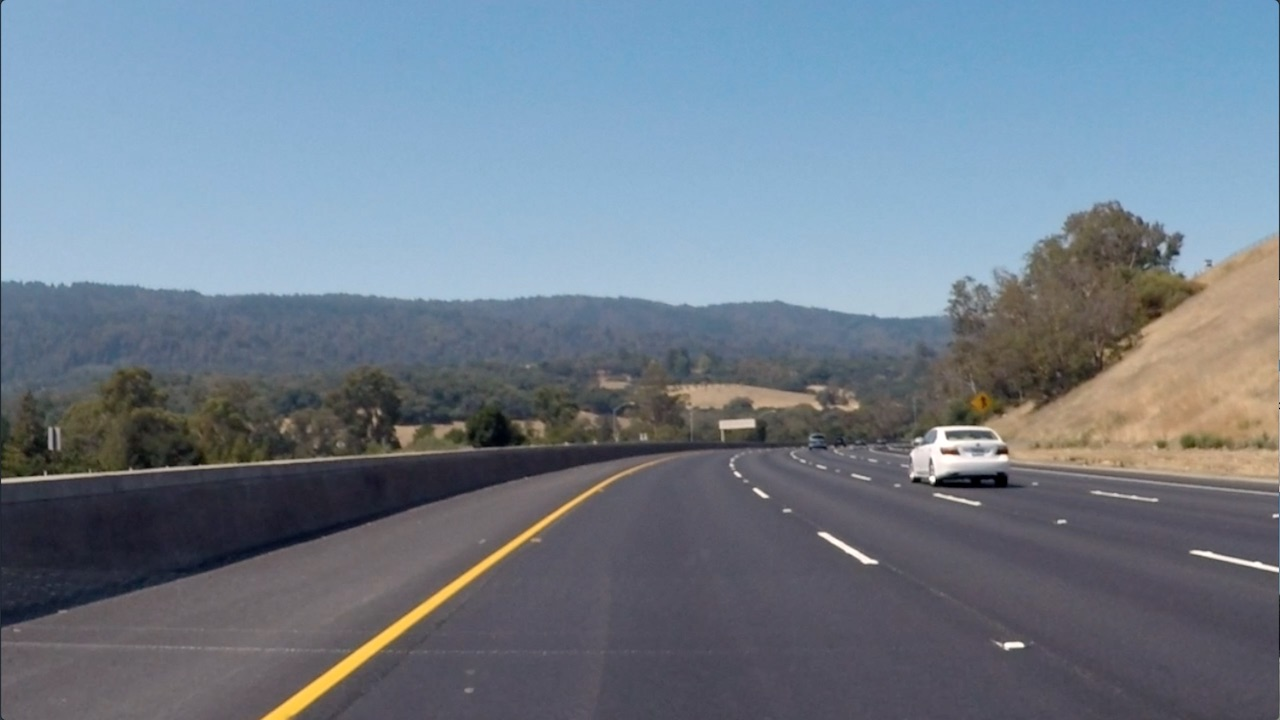
#> input picture exercises/1_2_Convolutional_Filters_Edge_Detection/images/curved_lane.jpg, 1280 x 720 px
$ jupyter execute '2. Finding Edges and Custom Kernels.ipynb'   (shell and % lines are left out)
#> lines starting #> are read from the running program, lines starting #| are printed output that depends on the picture
# Creating a Filter, Edge Detection

### Import resources and display image

[cell 1]
import matplotlib.pyplot as plt
import matplotlib.image as mpimg

import cv2
import numpy as np


# Read in the image
image = mpimg.imread('images/curved_lane.jpg')
#> image is the input picture: shape (720, 1280, 3); mean R, G, B 112.1, 125, 138.7

plt.imshow(image)

### Convert the image to grayscale

[cell 2]
# Convert to grayscale for filtering
gray = cv2.cvtColor(image, cv2.COLOR_RGB2GRAY)
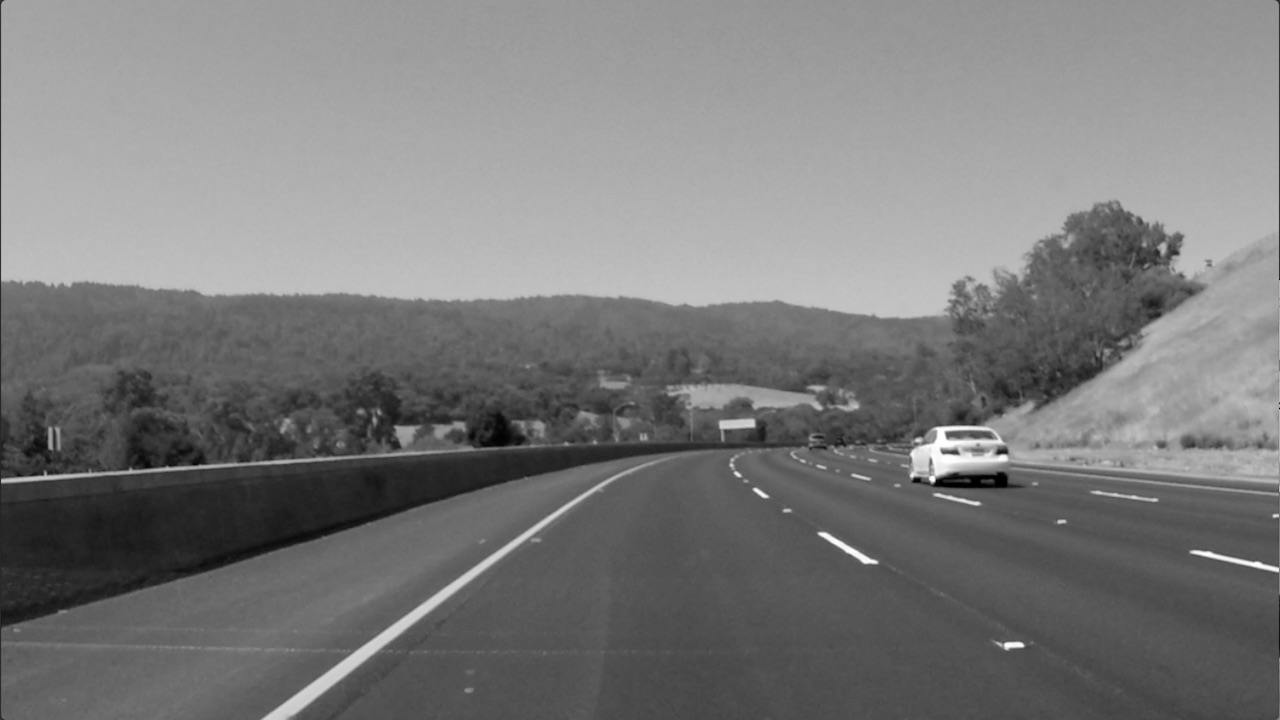
#> gray: shape (720, 1280); min 0, max 255, mean 122.7

plt.imshow(gray, cmap='gray')

### TODO: Create a custom kernel

Below, you've been given one common type of edge detection filter: a Sobel operator.

The Sobel filter is very commonly used in edge detection and in finding patterns in intensity in an image. Applying a Sobel filter to an image is a way of **taking (an approximation) of the derivative of the image** in the x or y direction, separately. The operators look as follows.

**It's up to you to create a Sobel x operator and apply it to the given image.**

For a challenge, see if you can put the image through a series of filters: first one that blurs the image (takes an average of pixels), and then one that detects the edges.

[cell 3]
# Create a custom kernel
kernel = np.ones([6,6])/36

# 3x3 array for edge detection
sobel_y = np.array([[ -1, -2, -1],
                   [ 0, 0, 0],
                   [ 1, 2, 1]])

## TODO: Create and apply a Sobel x operator
sobel_x = np.array([[-1, 0, 1],
                   [-2, 0, 2],
                   [-1, 0, 1]])


# Filter the image using filter2D, which has inputs: (grayscale image, bit-depth, kernel)
filtered_image = cv2.filter2D(gray, -1, kernel)

plt.imshow(filtered_image, cmap='gray')

### Test out other filters!

You're encouraged to create other kinds of filters and apply them to see what happens! As an **optional exercise**, try the following:
* Create a filter with decimal value weights.
* Create a 5x5 filter
* Apply your filters to the other images in the `images` directory.

[cell 4]
sobel_y = np.array([[-1,-1],
                   [1,1]])*3

sobel_y = np.array([[-1, -1, -1, -1, -1],
                    [-2, -2, -2, -2, -2],
                    [0, 0, 0, 0, 0],
                    [2, 2, 2, 2, 2],
                    [1, 1, 1, 1, 1]
                    ])

img = mpimg.imread('images/brain_MR.jpg')
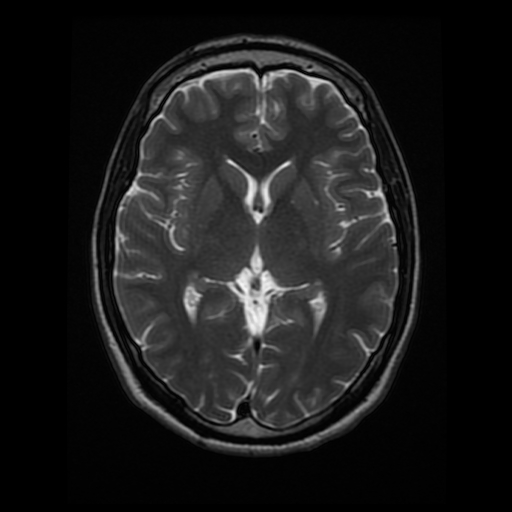
#> input picture exercises/1_2_Convolutional_Filters_Edge_Detection/images/brain_MR.jpg, 512 x 512 px
#> img is the input picture: shape (512, 512, 3); min 0, max 247, mean 26.9
img = cv2.cvtColor(img, cv2.COLOR_RGB2GRAY)
#> img: shape (512, 512)
filter_img = cv2.filter2D(img, -1, sobel_y.T+sobel_y)
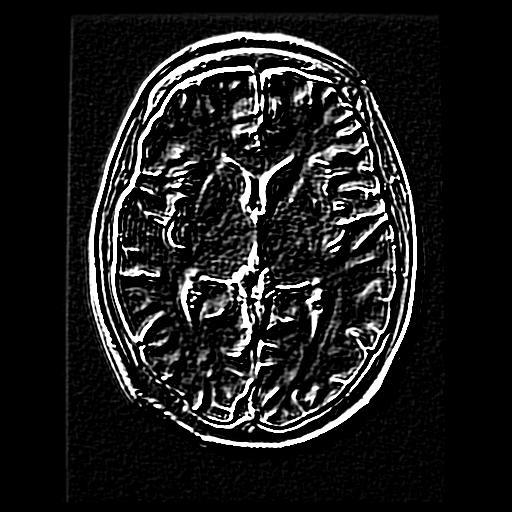
#> filter_img: shape (512, 512); min 0, max 255, mean 30

fig, ((ax1, ax2), (ax3, ax4)) = plt.subplots(2, 2, figsize=(20,15))


ax1.imshow(img, cmap='gray')
ax1.set_title('original')

ax2.imshow(cv2.filter2D(img, -1, sobel_y), cmap='gray')
ax2.set_title('filtered y')

ax3.imshow(cv2.filter2D(img, -1, sobel_y.T), cmap='gray')
ax3.set_title('filtered x')

ax4.imshow(255-cv2.filter2D(img, -1, sobel_y.T+sobel_y), cmap='gray')
ax4.set_title('filtered x + y')

plt.show()
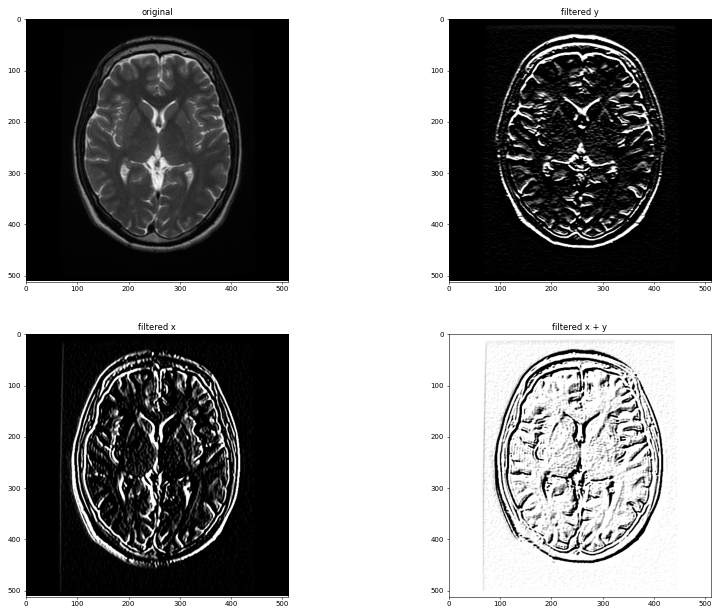
#> figure drawn by matplotlib, 4 panels
